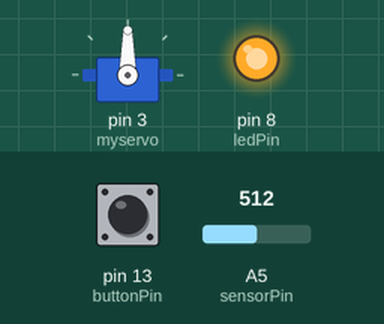
Recording of a sketch running on a simulated Arduino Uno, built with avr-gcc and run on an emulated ATmega328P. On the bench: servo, output pins drawn as LEDs (lit = HIGH). Inputs (shaded band) come from the test bench; at power-on: A5 (sensorPin) = 512, pin 13 (buttonPin) HIGH. What the sketch prints to the serial monitor is not drawn.

Above: at 1.2 s.
1.3 s: A5 (sensorPin) set to 109
4.3 s: A5 (sensorPin) set to 89
Timing chart, 0 to 7.3 s (numbered marks = the images above; inputs shaded):
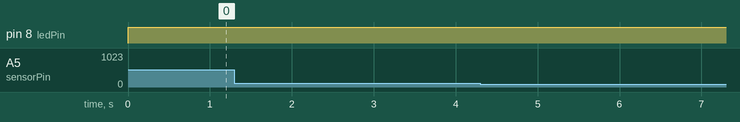

The sketch:

h1.ino
```cpp
#include <Servo.h>
int value = 0;
int avg_value = 0;
int sensorPin = A5;
int buttonPin = 13;
boolean buttonState = LOW;
int ledPin = 8;
int hForState = 0;
int rotating = 0;
Servo myservo;


void setup() {

  Serial.begin(9600);
  pinMode(buttonPin, INPUT);
  pinMode(ledPin, OUTPUT);
  digitalWrite(buttonPin, LOW);
  myservo.attach(3);
}

void loop() {

    buttonState = digitalRead(buttonPin);
    value = analogRead(sensorPin);
    Serial.println(value);//this line print value from ir resever(only for debug)
    Serial.println("91");
    digitalWrite(ledPin, HIGH);

    if(value > 0){//this value was only assumed by me . maybe this value doesn't match with hardware. please adjust this if not working
      //hForState = 0;

      if(buttonState==LOW && hForState==0){

        myservo.write(360);
        Serial.println("roting");
        rotating = 1;

      }
      else{
        myservo.write(90);
        Serial.println("stoprot");
        rotating = 0;
        hForState = 1;
      }
    }
    else{
      hForState = 1;
      hForState = 0;
      Serial.println("return");
    }

}
```

Measured:
- after the input at 1.3 s, every drawn part: stays the same
- after the input at 4.3 s, every drawn part: stays the same
